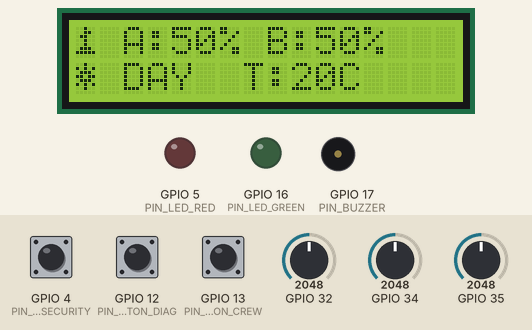
Bench run of a sketch on a simulated ESP32. Parts: 16×2 character LCD, output pins drawn as LEDs (lit = HIGH), buzzer (waves = sounding). The test bench sets the inputs (shaded band); at power-on: GPIO 12 (PIN_BUTTON_DIAG) HIGH, GPIO 13 (PIN_BUTTON_CREW) HIGH, GPIO 4 (PIN_BUTTON_SECURITY) HIGH, GPIO 32 = 2048, GPIO 34 = 2048, GPIO 35 = 2048. What the sketch prints to the serial monitor is not drawn.

Above: at 3.3 s.
3.4 s: GPIO 12 (PIN_BUTTON_DIAG) pulled LOW for 0.15 s
At 4.06 s:
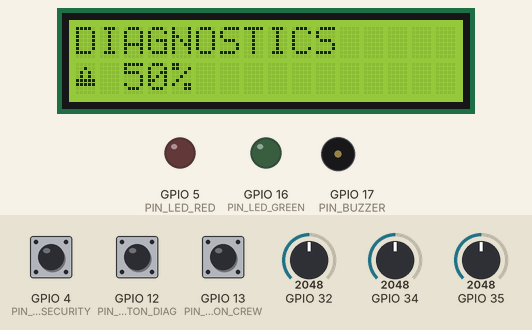
6.2 s: GPIO 13 (PIN_BUTTON_CREW) pulled LOW for 3.2 s
At 10.8 s:
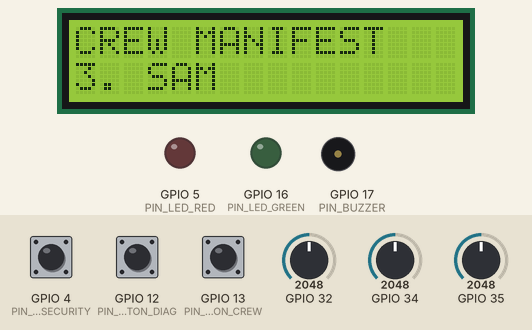
12.4 s: GPIO 4 (PIN_BUTTON_SECURITY) pulled LOW for 0.15 s
At 14.9 s:
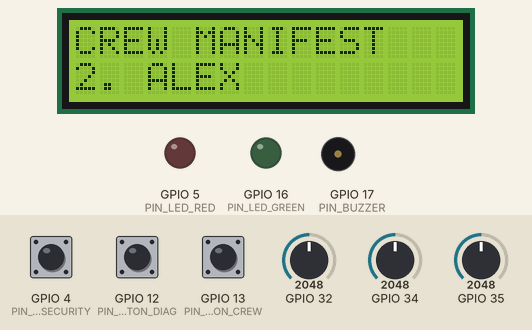
15.5 s: GPIO 13 (PIN_BUTTON_CREW) pulled LOW for 0.15 s
At 16.54 s:
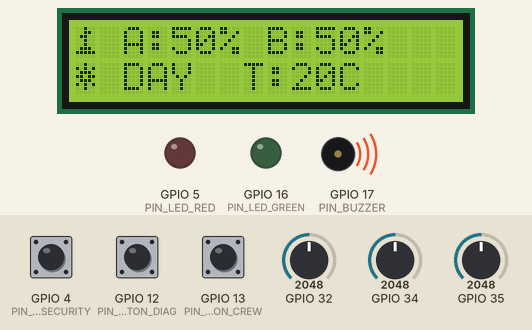
18.6 s: GPIO 4 (PIN_BUTTON_SECURITY) pulled LOW for 1 s
22.6 s: GPIO 32 set to 2866
At 23.9 s:
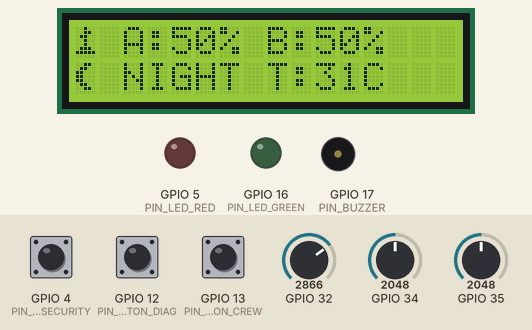
Timing chart, 0 to 25.6 s (numbered marks = the images above; inputs shaded):
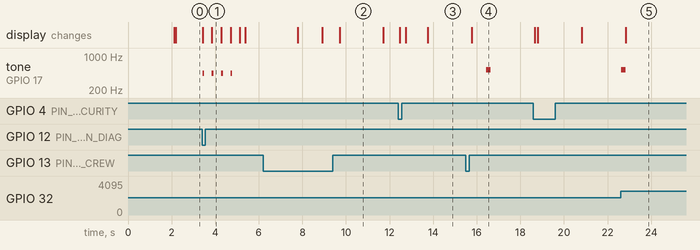

Measured:
- after the input at 3.4 s, tone on GPIO 17 (PIN_BUZZER): alternates 440 Hz for 0.08 s and silent for 0.35 s, 8 changes in all, then stays silent, starting at once; the display: first changes at once (image 1 shows a later state)
- after the input at 6.2 s, the display: first changes after 1.6 s (image 2 shows a later state)
- after the input at 12.4 s, the display: first changes after 0.07 s (image 3 shows a later state)
- after the input at 15.5 s, the display: changes after 0.27 s (image 4)
- after the input at 22.6 s, the display: changes after 0.23 s (image 5)
- what the display in image 1 shows lasts 0.5 s, from 3.8 s to 4.3 s
- what the display in image 2 shows lasts 2.0 s, from 9.7 s to 11.7 s

The sketch:

Orion_OS.ino
```cpp
/*
 * =========================================================================
 * ORION-OS v1.2 – ESP32 Wokwi (Stable Overlay)
 * =========================================================================
 * Button press → shows crew name on LCD for 10 seconds, beeps after 4s.
 * No flicker, no premature changes.
 * =========================================================================
 */

#include <Wire.h>
#include <LiquidCrystal_I2C.h>

LiquidCrystal_I2C lcd(0x27, 16, 2);

// ========== PINS ==========
const int PIN_BUTTON_SECURITY   = 4;
const int PIN_BUTTON_DIAG       = 12;
const int PIN_BUTTON_CREW       = 13;
const int PIN_BUZZER            = 17;
const int PIN_LED_RED           = 5;
const int PIN_LED_GREEN         = 16;

// ========== TIMING ==========
const unsigned long BEEP_DELAY_MS    = 4000;   // 4 seconds
const unsigned long DISPLAY_DURATION = 10000;  // 10 seconds (changed from 7 for clarity)

// ========== CREW DATA ==========
const int TOTAL_CREW = 4;
String crewNames[TOTAL_CREW] = {"1. ASHISH", "2. ALEX", "3. SAM", "4. ELENA"};
bool crewInside[TOTAL_CREW] = {false, false, false, false};
int currentCrewIndex = 0;

// ========== STATE ==========
enum State { STANDBY, DIAGNOSTIC, CREW_MANIFEST };
State systemState = STANDBY;

// ========== VARIABLES ==========
unsigned long lastTelemetry = 0;
unsigned long lastLcdRefresh = 0;
unsigned long lastCrewRotate = 0;
unsigned long currentMillis = 0;

// Overlay control
bool overlayActive = false;
unsigned long overlayStartTime = 0;
String overlayName = "";
String overlayAction = "";

// Delayed beep
bool beepPending = false;
unsigned long beepTime = 0;

// Button edge detection
bool lastButtonState = HIGH;

// ========== CUSTOM ICONS ==========
uint8_t sprout[8] = {0b00100,0b00110,0b01100,0b00100,0b00100,0b01110,0b11111,0b00000};
uint8_t sun[8]    = {0b00100,0b10101,0b01110,0b11011,0b01110,0b10101,0b00100,0b00000};
uint8_t moon[8]   = {0b00110,0b01100,0b11000,0b11000,0b11000,0b01100,0b00110,0b00000};
uint8_t warn[8]   = {0b00000,0b00100,0b01010,0b01010,0b11111,0b11111,0b00000,0b00000};

// ========== PROTOTYPES ==========
void handleSecurityPress();
void runDiagnostics();
void playBeep(int freq, int duration);
void updateStandbyScreen(int moistureA, int moistureB, int temp, bool isDay);

// ========== SETUP ==========
void setup() {
  Serial.begin(9600);

  lcd.init();
  lcd.backlight();
  lcd.createChar(0, sprout);
  lcd.createChar(1, sun);
  lcd.createChar(2, moon);
  lcd.createChar(3, warn);

  pinMode(PIN_BUTTON_SECURITY, INPUT_PULLUP);
  pinMode(PIN_BUTTON_DIAG, INPUT_PULLUP);
  pinMode(PIN_BUTTON_CREW, INPUT_PULLUP);
  pinMode(PIN_BUZZER, OUTPUT);
  pinMode(PIN_LED_RED, OUTPUT);
  pinMode(PIN_LED_GREEN, OUTPUT);
  digitalWrite(PIN_LED_RED, LOW);
  digitalWrite(PIN_LED_GREEN, LOW);

  lcd.print("ORION-OS v1.2");
  lcd.setCursor(0, 1);
  lcd.print("ESP32 READY");
  delay(2000);
  lcd.clear();

  Serial.println(F("========================================"));
  Serial.println(F("🌌 ORION-OS STARTED"));
  Serial.println(F("========================================"));
}

// ========== LOOP ==========
void loop() {
  currentMillis = millis();

  // ----- 1. Read Sensors (simulated) -----
  int moistureA = map(analogRead(34), 0, 4095, 0, 100);
  int moistureB = map(analogRead(35), 0, 4095, 0, 100);
  int tempC     = map(analogRead(32), 0, 4095, -10, 50);
  bool isDay    = (currentMillis / 20000) % 2 == 0;

  // ----- 2. Security Button (Edge Detection) -----
  bool currentButton = digitalRead(PIN_BUTTON_SECURITY);
  if (currentButton == LOW && lastButtonState == HIGH) {
    handleSecurityPress();
  }
  lastButtonState = currentButton;

  // ----- 3. Diagnostics Button -----
  if (digitalRead(PIN_BUTTON_DIAG) == LOW && systemState != DIAGNOSTIC) {
    runDiagnostics();
    delay(200);
  }

  // ----- 4. Crew Manifest Toggle -----
  if (digitalRead(PIN_BUTTON_CREW) == LOW) {
    if (systemState == CREW_MANIFEST) systemState = STANDBY;
    else systemState = CREW_MANIFEST;
    delay(200);
  }

  // ----- 5. Handle Delayed Beep -----
  if (beepPending && currentMillis >= beepTime) {
    beepPending = false;
    playBeep(523, 200);
    Serial.println(F("🔊 BEEP! (4s delay completed)"));
  }

  // ----- 6. Check Overlay Timeout (10 seconds) -----
  if (overlayActive && (currentMillis - overlayStartTime >= DISPLAY_DURATION)) {
    overlayActive = false;
    lcd.clear();
    Serial.println(F("⏹️ Overlay ended. Back to standby."));
  }

  // ----- 7. Serial Telemetry (every 4s) -----
  if (currentMillis - lastTelemetry >= 4000) {
    lastTelemetry = currentMillis;
    Serial.print(F("📊 Uptime: ")); Serial.print(currentMillis/1000); Serial.println("s");
  }

  // ----- 8. LCD Refresh (non-blocking, every 1s) -----
  // ⚠️ CRITICAL: If overlay is active, we SKIP everything else!
  if (currentMillis - lastLcdRefresh >= 1000) {
    lastLcdRefresh = currentMillis;

    // --- OVERLAY ACTIVE: Show the crew name/action (and do NOTHING else) ---
    if (overlayActive) {
      // The LCD was already set in handleSecurityPress().
      // We do NOT clear or redraw here – that would cause flicker.
      // Just skip to the end.
      // (We don't need to do anything here because the text stays perfectly.)
    }
    // --- DIAGNOSTIC MODE ---
    else if (systemState == DIAGNOSTIC) {
      // Handled inside runDiagnostics()
    }
    // --- CREW MANIFEST MODE ---
    else if (systemState == CREW_MANIFEST) {
      if (currentMillis - lastCrewRotate >= 2000) {
        lastCrewRotate = currentMillis;
        currentCrewIndex = (currentCrewIndex + 1) % TOTAL_CREW;
      }
      lcd.clear();
      lcd.setCursor(0, 0);
      lcd.print("CREW MANIFEST");
      lcd.setCursor(0, 1);
      lcd.print(crewNames[currentCrewIndex]);
    }
    // --- STANDBY MODE (Main Dashboard) ---
    else {
      updateStandbyScreen(moistureA, moistureB, tempC, isDay);
    }
  }

  delay(20);
}

// ========== SECURITY PRESS ==========
void handleSecurityPress() {
  // Toggle entry/exit
  crewInside[currentCrewIndex] = !crewInside[currentCrewIndex];
  bool inside = crewInside[currentCrewIndex];

  overlayName = crewNames[currentCrewIndex];
  overlayAction = inside ? "STATUS: ENTRY" : "STATUS: EXIT";

  // Show immediately on LCD
  lcd.clear();
  lcd.setCursor(0, 0);
  lcd.print(overlayName);
  lcd.setCursor(0, 1);
  lcd.print(overlayAction);

  // Activate overlay (this will block standby updates for 10 seconds)
  overlayActive = true;
  overlayStartTime = millis();

  // Schedule the beep for 4 seconds later
  beepPending = true;
  beepTime = millis() + BEEP_DELAY_MS;

  // Advance to next crew member for next press
  currentCrewIndex = (currentCrewIndex + 1) % TOTAL_CREW;

  // Debug log
  Serial.println(F("🔒 BUTTON PRESSED"));
  Serial.print(F("   Showing: ")); Serial.println(overlayName);
  Serial.print(F("   Overlay active for ")); Serial.print(DISPLAY_DURATION/1000); Serial.println("s");
  Serial.print(F("   Beep scheduled in ")); Serial.print(BEEP_DELAY_MS/1000); Serial.println("s");
}

// ========== DIAGNOSTICS ==========
void runDiagnostics() {
  systemState = DIAGNOSTIC;
  Serial.println(F("[DIAG] Starting sweep..."));
  for (int p = 25; p <= 100; p += 25) {
    lcd.clear();
    lcd.setCursor(0, 0);
    lcd.print("DIAGNOSTICS");
    lcd.setCursor(0, 1);
    lcd.write(3); lcd.print(" "); lcd.print(p); lcd.print("%");
    playBeep(440, 80);
    delay(400);
  }
  Serial.println(F("[DIAG] Complete."));
  systemState = STANDBY;
  lcd.clear();
}

// ========== STANDBY SCREEN ==========
void updateStandbyScreen(int mA, int mB, int temp, bool isDay) {
  lcd.clear();
  lcd.setCursor(0, 0);
  lcd.write(0); lcd.print(" A:"); lcd.print(mA); lcd.print("% B:"); lcd.print(mB); lcd.print("%");
  lcd.setCursor(0, 1);
  if (isDay) { lcd.write(1); lcd.print(" DAY "); }
  else { lcd.write(2); lcd.print(" NIGHT"); }
  lcd.print(" T:"); lcd.print(temp); lcd.print("C");
}

// ========== BUZZER ==========
void playBeep(int freq, int duration) {
  tone(PIN_BUZZER, freq, duration);
  delay(10);
}
```
